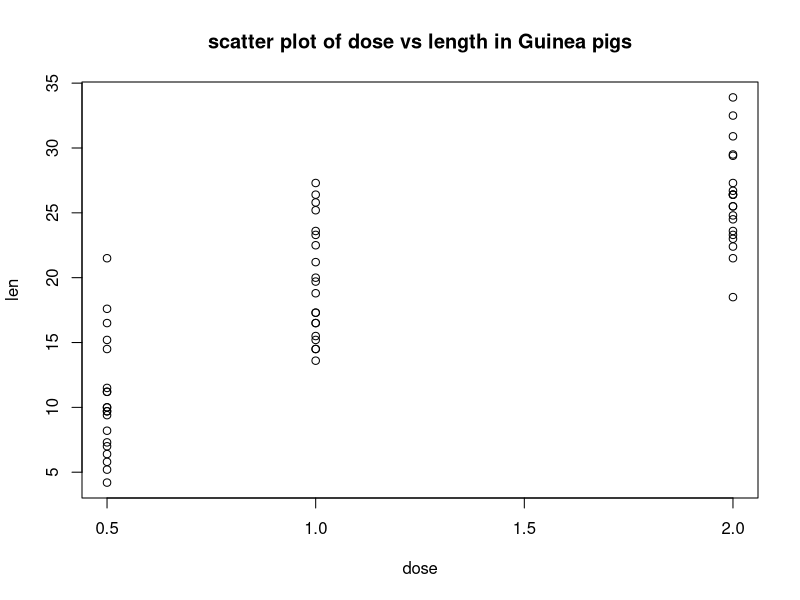
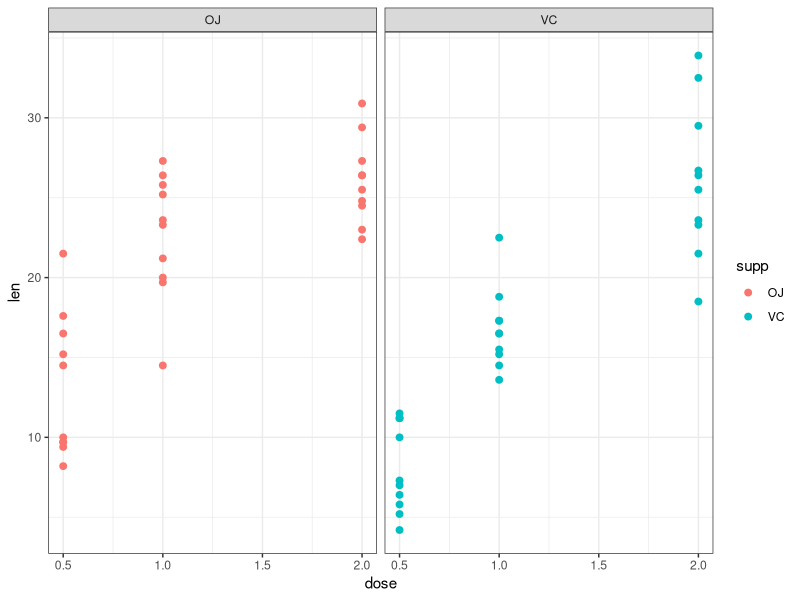
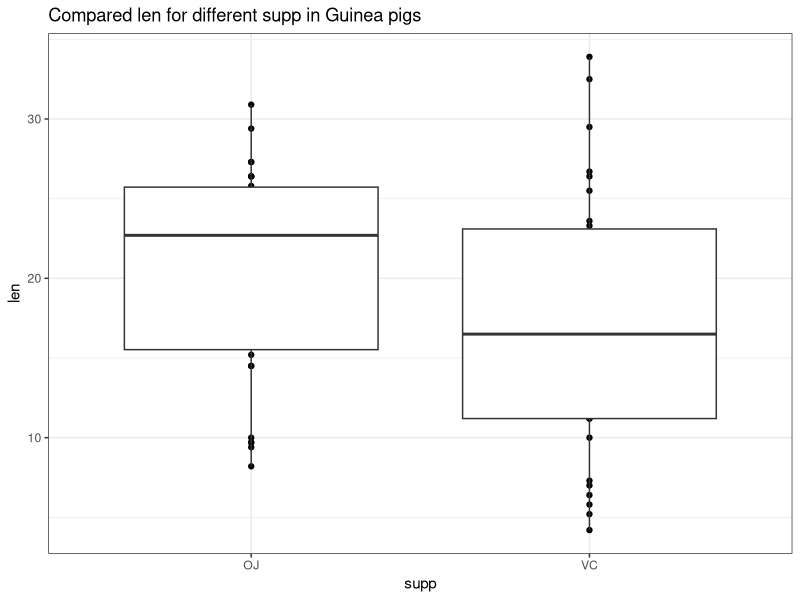

These figures' R source, in order:
## ---- chunk 1
# library
suppressPackageStartupMessages(library(ggplot2))
suppressPackageStartupMessages(library(dplyr))
suppressPackageStartupMessages(library(tidyverse))
## ---- chunk 2
data<-data.frame(Titanic) #Convert the array into a data frame by using data.frame() function
str(data) # summary of the data.
## ---- chunk 3
Children_data<-data %>% 
  filter(Age=="Child")
number_children<-sum(Children_data$Freq)
number_children # Number of children on Titanic
## ---- chunk 4
adult_data<-data %>% 
  filter(Age=="Adult")
number_Adult<-sum(adult_data$Freq)
number_Adult # Number of adults on Titanic
## ---- chunk 5
Male_adult_data<-data %>% 
  filter(Age=="Adult", Sex=="Male") ## Find the male adult passengers in the Titanic data.
number_Male_Adult<-sum(Male_adult_data$Freq)
number_Male_Adult # Number of male adult 
## ---- chunk 6
Female_adult_data<-data %>% 
  filter(Age=="Adult", Sex=="Female") ## Find the female adult passengers in the Titanic data.
number_Female_Adult<-sum(Female_adult_data$Freq)
number_Female_Adult ## Number of female adult 
## ---- chunk 7
survived_children_data<-data %>% 
  filter(Age=="Child",Survived == "Yes") 
survival_children_rate<-round(sum(survived_children_data$Freq)/number_children,3)
survival_children_rate # survival rate for children
## ---- chunk 8
survived_adult_data<-data %>% 
  filter(Age=="Adult",Survived == "Yes") 
survival_adult_rate<-round(sum(survived_adult_data$Freq)/number_Adult,3)
survival_adult_rate # Survival rate for adult
## ---- chunk 9
Crew_data<-data %>% 
  filter(Class=="Crew") 
Survived_Crew_data<-data %>% 
  filter(Class=="Crew",Survived == "Yes") 
survival_Crew_rate<-round(sum(Survived_Crew_data$Freq)/sum(Crew_data$Freq),3) ## suvival rate for Crew
survival_Crew_rate
## ---- chunk 10
first_class_data<-data %>% 
  filter(Class=="1st") 
Survived_first_class_data<-data %>% 
  filter(Class=="1st",Survived == "Yes") 
survival_first_class_rate<-round(sum(Survived_first_class_data$Freq)/sum(first_class_data$Freq),3) ## suvival rate for first class
survival_first_class_rate
## ---- chunk 11
Second_class_data<-data %>% 
  filter(Class=="2nd") 
Survived_Second_class_data<-data %>% 
  filter(Class=="2nd",Survived == "Yes") 
survival_second_class_rate<-round(sum(Survived_Second_class_data$Freq)/sum(Second_class_data$Freq),3) ## suvival rate for second class
survival_second_class_rate
## ---- chunk 12
Third_class_data<-data %>% 
  filter(Class=="3rd") 
Survived_Third_class_data<-data %>% 
  filter(Class=="3rd",Survived == "Yes") 
survival_second_class_rate<-round(sum(Survived_Third_class_data$Freq)/sum(Third_class_data$Freq),3) ## suvival rate for third class
survival_second_class_rate
## ---- chunk 13
?ToothGrowth #Learn about the variables in the dataset
ToothGrowth_data<-read.table("guinea_pigs_tooth_growth.txt",head=T) # read the data
str(ToothGrowth_data)
## ---- chunk 14
plot(ToothGrowth_data$dose, ToothGrowth_data$len, xlab="dose", ylab="len", main="scatter plot of dose vs length in Guinea pigs")
## ---- chunk 15
## scatter plots for different type
ggplot(ToothGrowth_data, aes(x = dose, y = len,
                      color = supp)) +
  facet_wrap(~ supp) +
geom_point( size = 2)+
  theme_bw()
## ---- chunk 16
ToothGrowth_data %>%
  select(len, supp) %>% 
  ggplot(aes(x=supp, y=len)) + 
              geom_point() + 
              geom_boxplot(outlier.colour = "red") + ## detect outlier
              labs(title="Compared len for different supp in Guinea pigs")+
             theme_bw()
